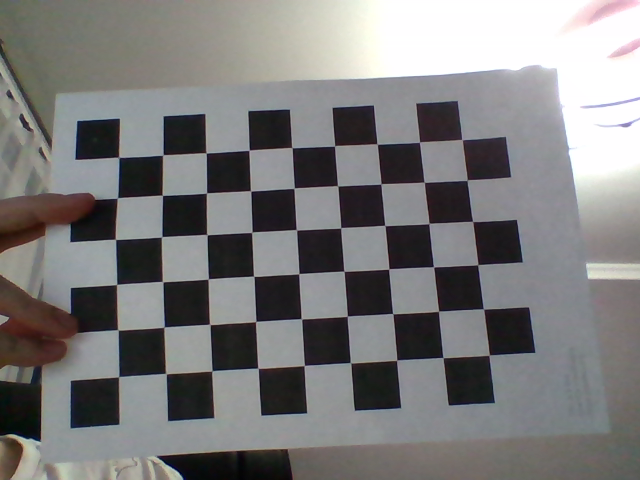
#> input picture hw_4/images/img2.png, 640 x 480 px; its folder holds only this picture in this run
$ jupyter execute --allow-errors camera_calibration.ipynb   (shell and % lines are left out)
#> lines starting #> are read from the running program, lines starting #| are printed output that depends on the picture; after the words box and inside, x2 and y2 are one past the last pixel; in counts of white or black regions, pixels touching at a corner belong together; long printed decimals are rounded
## Введение в компьютерное зрение (CV): калибровка камеры

Эта домашка была построена на базе туториала OpenCV: https://docs.opencv.org/4.x/dc/dbb/tutorial_py_calibration.html

Что почитать:
* Конушин А. Геометрические свойства нескольких изображений: https://masters.donntu.ru/2020/etf/azin/library/article4.htm
* Примеры дисторсии и дугих искажений: https://help.autodesk.com/view/ARNOL/ENU/?guid=arnold_user_guide_ac_cameras_ac_perspective_camera_html

Любая камера, которая используется для работы не идеальна. Матрица смещена относительно центра линзы, линза кривая, FOV настолько большой, что у людей на катринках носы больше головы. Чтобы компенсировать искажения, людьми были придуманы некоторые алгоритмы. Но сначала теория:

### 1. Немного теории
Презентации:
* (стр. 1-10) http://www.myshared.ru/slide/1351161/
* https://3d.bk.tudelft.nl/courses/geo1016/slides/Lecture_03_Calibration.pdf

Радиальная дисторсия be like:

Для лучшего понимания математического описания дисторсии стоит прочиать [basics из туториала OpenCV](https://docs.opencv.org/4.x/dc/dbb/tutorial_py_calibration.html).

Примеры калибровочных шаблонов:

### 2. Практика

1) Теоретическая задачка на разогрев. Определите параметры (диапазон значений) матрицы внутренней калибровки для камеры Panasonic DMC-FZ20 (**1 point**):

https://www.dpreview.com/products/panasonic/compacts/panasonic_dmcfz20/specifications

$$\mathbf{K} =  \left[\begin{array}{cc} f_{x} & s & c_{x} \\  & f_{y} & c_{y} \\  &   & 1 \end{array}\right]$$

Sensor size: $1/2.5$" $(5.744 $ x $ 4.308 mm)$
$$ c_{x},\space c_{y} =  2.872,\space  2.154 \space mm$$

Normal focus range: $ f = 30$ cm
$$ f_{x} = \frac{f}{p_{x}} {;}\space\space f_{y} = \frac{f}{p_{y}}$$

$$ p_{x} = 1.65 * 10^{-9} \space\space\space p_{y} = 1.236 * 10^{-9} $$

$$s = 0$$

$$\mathbf{K} =  \left[\begin{array}{cc} \frac{30}{1.65e-9} & 0 & 2.872
                                \\  & \frac{30}{1.236e-9} & 2.154
                                \\  &   & 1 \end{array}\right]$$

[cell 1]
# %pip install matplotlib==3.8.2 numpy==1.26.3 opencv-python==4.7.0.68

Ниже ячейка, где вы можете сфотографировать свои шаблоны (`patterns/pattern.png`). Фото делается по пробелу, выход из программы - escape. Фотографии сохраняются в папку `images/`

[cell 2]
# import take_photos

# take_photos.main(0) # Input: number of camera

Найдем углы квадратов шаблона:

[cell 3]
import matplotlib.pyplot as plt
import cv2 as cv
import numpy as np
import glob
import os

# termination criteria
criteria = (cv.TERM_CRITERIA_EPS + cv.TERM_CRITERIA_MAX_ITER, 30, 0.001)

# prepare object points, like (0,0,0), (1,0,0), (2,0,0) ....,(6,5,0)
objp = np.zeros((9*6, 3), np.float32)
objp[:,:2] = np.mgrid[0:9, 0:6].T.reshape(-1,2)

# Arrays to store object points and image points from all the images.
objpoints = [] # 3d point in real world space
imgpoints = [] # 2d points in image plane.
images = glob.glob('images/*.png')

plt.figure(figsize=(15, 60))

for i, fname in enumerate(images):
    img = cv.imread(fname)
#> img is the input picture: shape (480, 640, 3); mean B, G, R 123.1, 123.1, 123.9
    gray = cv.cvtColor(img, cv.COLOR_BGR2GRAY)
    # Find the chess board corners
    ret, corners = cv.findChessboardCorners(gray, (9, 6), None)
#> ret = True; corners = 54 rows, first 8: [118.5, 157.3], [163.1, 154.8], [206.1, 153.2], [249.3, 150.3], [292.1, 147.8], [334.8, 145.9], [377.4, 144.1], [419.4, 142.2]

    # If found, add object points, image points (after refining them)
    if ret == True:
        objpoints.append(objp)
        corners2 = cv.cornerSubPix(gray, corners, (11,11), (-1,-1), criteria)
#> corners2 = 54 rows, first 8: [118.7, 157.3], [162.8, 154.9], [206.1, 152.8], [249, 150.2], [291.8, 147.6], [334.6, 145.8], [377.2, 144], [419.4, 142.1]
        imgpoints.append(corners2)
        # Draw and display the corners
        cv.drawChessboardCorners(img, (9, 6), corners2, ret)
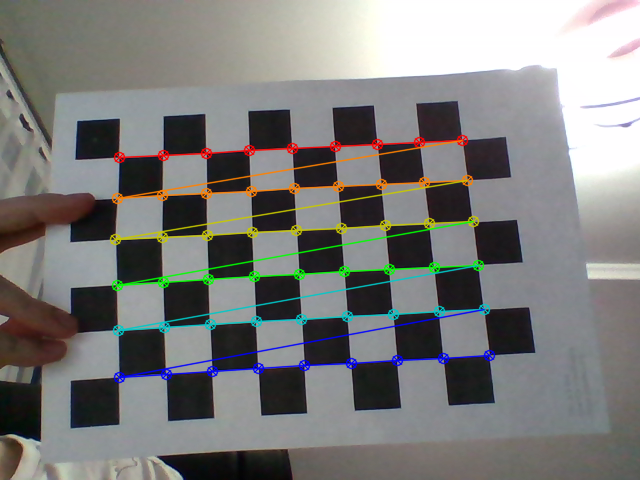
#> img: shape (480, 640, 3); 5.19% of pixels changed, all inside (x1, y1, x2, y2) = (109, 134, 496, 384)

    img = cv.cvtColor(img, cv.COLOR_BGR2RGB)
    plt.subplot(int(np.ceil(len(images) * 3)), 2, i + 1)
    plt.imshow(img)

plt.show()

Получаем матрицу камеры, коэффициенты дисторсии, векторы поворотов и положений камеры:

[cell 4]
ret, mtx, dist, rvecs, tvecs = cv.calibrateCamera(objpoints, imgpoints, gray.shape[::-1], None, None)
#> ret = 0.648; mtx = [[968.6, 0, 327.8], [0, 979.4, 237], [0, 0, 1]]; dist = [[-0.53, 18.94, 0.0248, 0.00852, -199.7]]; rvecs = ([-0.303, -0.058, -0.0604],); tvecs = ([-4.83, -1.86, 22.01],)
print(mtx, dist, rvecs, tvecs, sep='\n\n')
#| [[968.643   0.         327.775]
#|  [  0.         979.376 237.033]
#|  [  0.           0.           1.        ]]
#| [[-5.29817806e-01  1.89434568e+01  2.48270644e-02  8.52023398e-03
#|   -1.99718492e+02]]
#| (array([[-0.3029],
#|        [-0.05802 ],
#|        [-0.06041]]),)
#| (array([[-4.828],
#|        [-1.855],
#|        [22.008]]),)

2) Прокомментируйте полученные значения матрицы внутренней калибровки. Какие физические параметры камеры можно сказать, а какие нельзя? (**1 point**)

1) Матрица камеры: $f_{x} = 807.45$, $s = 0$, $c_{x} = 332.6$, $f_{y} = 803.56$, $c_{y} = 243.85$

Нельзя определить $f = f_{x}*p_{x}$ или $f = f_{y}*p_{y}$, где размеры пикселей $p_{x/y}$ неизвестны

2) Вектор, хранящий значения коэффициентов дисторсии для слагаемых разных порядков.

Их величины зависят от:
* расстояния до предмета
* длин волн света (вики)

3) Векторы поворота и положений.

Например, из векторов положений для 1 и 2 фото

$array([[-5.23562946], [-3.02174446], [16.5150722]]),$
$array([[-4.93652998], [-2.03751803], [18.13520544]])$

видно смещение по оси Z, которое легко проверить: на 2-м фото изображение смещено вниз, что эквивалентно движению камеры вверх

А что там с дисторсией?

Уточним матрицу камеры:

[cell 5]
img = cv.imread('images/img1.png')
#> (the rest of this cell did not finish here and is left out)

Избавимся от дисторсии и нарисуем, что получилось:

#> (a cell that did not finish here is left out)

Еще примеры:

Посчитаем ошибку репроекции:

[cell 7]
mean_error = 0

for i in range(len(objpoints)):
    imgpoints2, _ = cv.projectPoints(objpoints[i], rvecs[i], tvecs[i], mtx, dist)
    error = cv.norm(imgpoints[i], imgpoints2, cv.NORM_L2) / len(imgpoints2)
    mean_error += error
#> this loop made 1 pass
#> (error, mean_error) on pass 1: (0.0882, 0.0882)
#> after the loop, mean_error = 0.0882

total_error = mean_error / len(objpoints)
#> total_error = 0.0882
print( "total error: {}".format(total_error))
#| total error: 0.08818

Честно, значение total_error < 0.2 получилось изначально - видимо, камера уже хорошо откалибрована.

У меня где-то завалялась внешняя веб-камера, у которой точно наблюдались признаки дисторсии, но не могу проверить это сейчас.

3) За ошибку репроекции < 0.2 дается **1 point**

[cell 8]
assert total_error < 0.2

[cell 9]
img_index = 0

img = cv.imread(images[img_index])

imgpoints2, _ = cv.projectPoints(objpoints[img_index], rvecs[img_index], tvecs[img_index], mtx, dist)
#> imgpoints2 = 54 rows, first 8: [118.5, 156.9], [161.8, 154.3], [205.3, 152], [248.5, 149.8], [291.6, 147.6], [334.5, 145.5], [377.2, 143.7], [419.8, 141.9]
cur_imgpoints = np.array(imgpoints[img_index])
#> cur_imgpoints has the same summary as corners2

for i in range(imgpoints2.shape[0]):
    img = cv.circle(img, cur_imgpoints[i, 0].astype('int'), 1, (0, 0, 255), 1)
    img = cv.circle(img, imgpoints2[i, 0].astype('int'), 1, (255, 0, 0), 1)
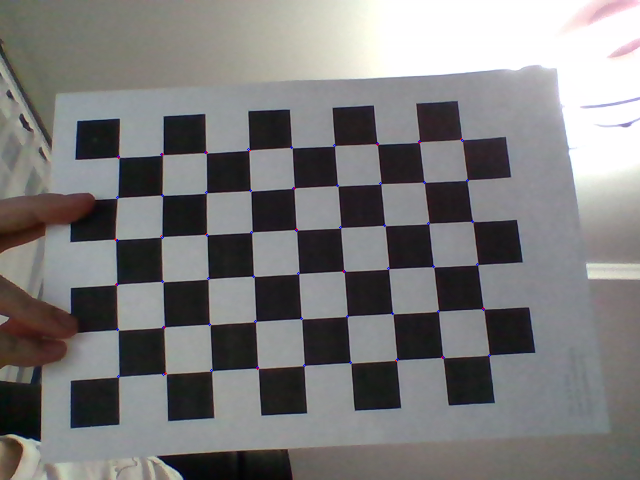
#> img: shape (480, 640, 3); mean B, G, R 123.2, 123, 123.9

img = cv.cvtColor(img, cv.COLOR_BGR2RGB)
plt.figure(figsize=(20, 40))
plt.imshow(img)
plt.show()

4) Определите размер ячейки шахматной доски, листа А4 или любого другого объекта, если знаете расстояние до него. Сделайте замер расстояния при фотографировании (**2 points**)

[cell 10]
# TODO
# img1 --- 28 centimeters
points = []

for point in imgpoints2:
    p = np.array([[point[0][0]], [point[0][1]], [1]])
    # print(P, sep = '\n')
    points.append(mtx @ p)
#> this loop made 54 passes
#> p on passes 1 to 12: [118.5, 156.9, 1], [161.8, 154.3, 1], [205.3, 152, 1], [248.5, 149.8, 1], [291.6, 147.6, 1], [334.5, 145.5, 1], [377.2, 143.7, 1], [419.8, 141.9, 1], [462.2, 140.2, 1], [117.9, 197.9, 1], [162.2, 195.3, 1], [206.3, 192.9, 1]
#> after the loop, points = 54 items, first 6: [115109.8, 153898.4, 1], [157047.9, 151373.1, 1], [199202.9, 149137.3, 1], [241051.9, 146927.3, 1], [282737.6, 144773.5, 1], [324325, 142771, 1]

# print(*points, sep = '\n')

measured_distance = 28  # cm
focal_length = 40       # cm
width_in_rf_image = (points[2][0] - points[1][0]) / 10**4   # cm
#> width_in_rf_image = [4.22]

real_width = (width_in_rf_image* measured_distance)/ focal_length   # cm
#> real_width = [2.95]

print(*real_width, 'cm\nReal width - 2.5 cm')
#| 2.951 cm
#| Real width - 2.5 cm

$ run again, on hw_4/images/img3.png
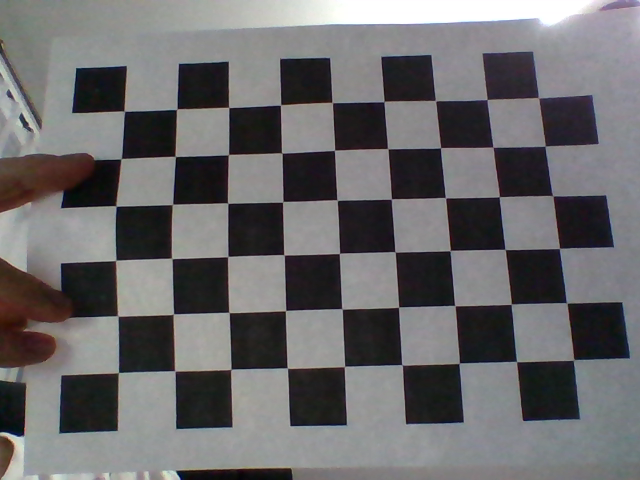
#> input picture hw_4/images/img3.png, 640 x 480 px
#> img is the input picture: shape (480, 640, 3); mean B, G, R 106.9, 105.5, 106.6
#> `ret, corners = cv.findChessboardCorners(gray, (9, 6), None)`: ret = True; corners = 54 rows, first 8: [124.7, 110.6], [176.8, 109.4], [228.9, 107.7], [280.2, 105.2], [332.2, 102.5], [383.9, 101.6], [435.4, 100.8], [486.8, 99.56]
#> corners2 = 54 rows, first 8: [124.2, 111.2], [176.8, 109.1], [228.6, 107.4], [280.6, 104.9], [332.2, 102.5], [384, 101.5], [435.5, 100.6], [487, 99.52]
#> `cv.drawChessboardCorners(img, (9, 6), corners2, ret)`:
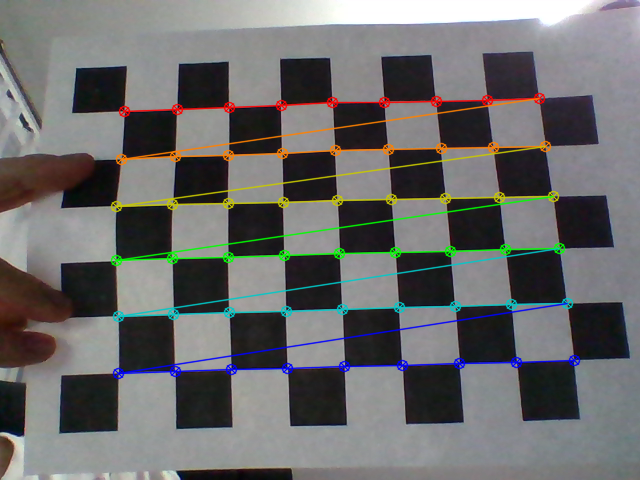
#> img: shape (480, 640, 3); 6.06% of pixels changed, all inside (x1, y1, x2, y2) = (110, 92, 581, 380)
#> `ret, mtx, dist, rvecs, tvecs = cv.calibrateCamera(objpoints, imgpoints..`: ret = 1.67; mtx = [[8012.2, 0, 273.6], [0, 5299.8, 240.2], [0, 0, 1]]; dist = [[-29.13, 8302.2, 0.781, -0.235, 52.67]]; rvecs = ([-0.03, 0.818, -0.0318],); tvecs = ([-1.96, -2.62, 100.2],)
#| [[8.01215755e+03 0.00000000e+00 2.73568404e+02]
#|  [0.00000000e+00 5.29984057e+03 2.40150671e+02]
#|  [0.00000000e+00 0.00000000e+00 1.00000000e+00]]
#| [[-2.91250317e+01  8.30218657e+03  7.81439773e-01 -2.34615000e-01
#|    5.26675743e+01]]
#| (array([[-0.03],
#> (further printed lines are left out)
#> the loop `for i in range(len(objpoints)):` made 1 pass
#> (error, mean_error) on pass 1: (0.228, 0.228)
#> after the loop `for i in range(len(objpoints)):`: mean_error = 0.228
#| total error: 0.2277
#> imgpoints2 = 54 rows, first 8: [122.9, 113.4], [174.4, 109.9], [226.3, 106.9], [278.5, 104.4], [330.8, 102.6], [382.9, 101.4], [434.7, 100.6], [486.7, 100.1]
#> cur_imgpoints has the same summary as corners2
#> after the loop `for i in range(imgpoints2.shape[0]):`:
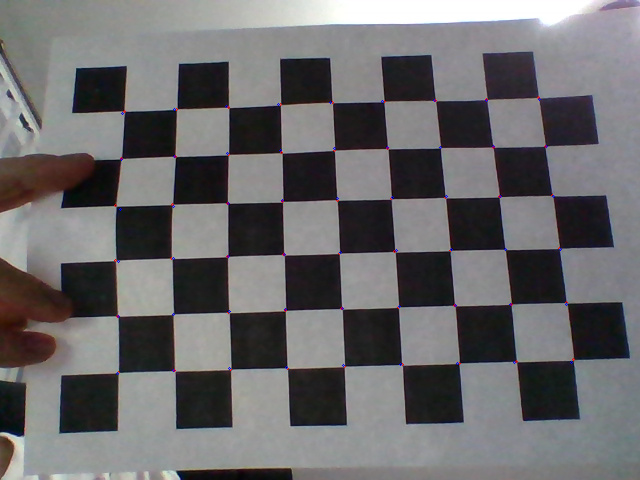
#> img: shape (480, 640, 3); mean B, G, R 107, 105.3, 106.6
#> the loop `for point in imgpoints2:` made 54 passes
#> p on passes 1 to 8: [122.9, 113.4, 1], [174.4, 109.9, 1], [226.3, 106.9, 1], [278.5, 104.4, 1], [330.8, 102.6, 1], [382.9, 101.4, 1], [434.7, 100.6, 1], [486.7, 100.1, 1]
#> after the loop `for point in imgpoints2:`: points = 54 items, first 6: [984646.4, 601282.9, 1], [1397252.2, 582641.3, 1], [1813465.7, 566574, 1], [2231964.1, 553613.3, 1], [2650695.4, 543988.5, 1], [3067887.3, 537533.6, 1]
#> width_in_rf_image = [41.62]
#> real_width = [29.13]
#| 29.135 cm
#| Real width - 2.5 cm

$ run again, on hw_4/images/img4.png
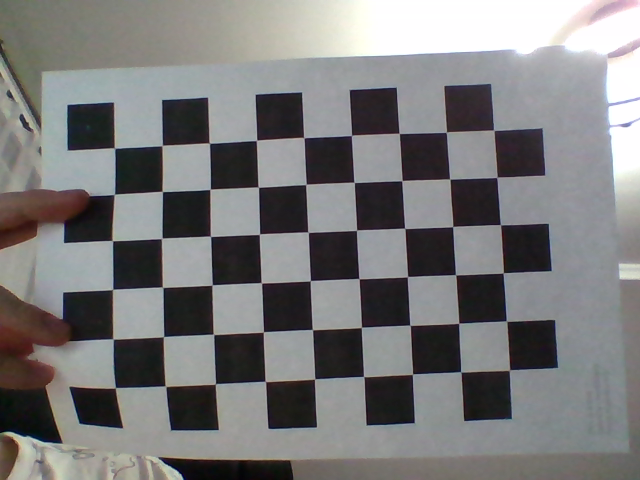
#> input picture hw_4/images/img4.png, 640 x 480 px
#> img is the input picture: shape (480, 640, 3); mean B, G, R 122.3, 122, 122.4
#> `ret, corners = cv.findChessboardCorners(gray, (9, 6), None)`: ret = True; corners = 54 rows, first 8: [114.3, 148.1], [162.2, 145.5], [209.4, 143.2], [256.5, 140.4], [303.7, 137.7], [351.4, 135.6], [399.2, 133.4], [446.4, 132.3]
#> corners2 = 54 rows, first 8: [114.5, 148], [162.2, 145.5], [209.3, 143.1], [256.5, 140.4], [303.8, 137.5], [351.4, 135.3], [399.2, 133.4], [446.5, 132.1]
#> `cv.drawChessboardCorners(img, (9, 6), corners2, ret)`:
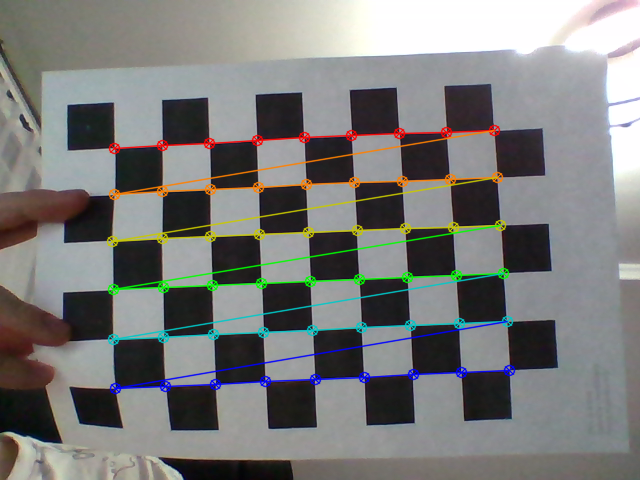
#> img: shape (480, 640, 3); 5.53% of pixels changed, all inside (x1, y1, x2, y2) = (106, 124, 516, 395)
#> `ret, mtx, dist, rvecs, tvecs = cv.calibrateCamera(objpoints, imgpoints..`: ret = 0.528; mtx = [[1079.6, 0, 444], [0, 1122.4, 490.3], [0, 0, 1]]; dist = [[0.225, -1.19, 0.00346, 0.00224, 0.0551]]; rvecs = ([-0.145, -0.0505, -0.0562],); tvecs = ([-6.93, -6.91, 22.6],)
#| [[1.07963533e+03 0.00000000e+00 4.44007781e+02]
#|  [0.00000000e+00 1.12235816e+03 4.90282676e+02]
#|  [0.00000000e+00 0.00000000e+00 1.00000000e+00]]
#| [[ 0.2247 -1.189  0.003459   0.002242  0.05514]]
#| (array([[-0.1453],
#|        [-0.05048 ],
#> (further printed lines are left out)
#> the loop `for i in range(len(objpoints)):` made 1 pass
#> (error, mean_error) on pass 1: (0.0718, 0.0718)
#> after the loop `for i in range(len(objpoints)):`: mean_error = 0.0718
#| total error: 0.07184
#> imgpoints2 = 54 rows, first 8: [114.6, 148.7], [161.4, 145.2], [208.8, 142.4], [256.5, 140], [304.3, 137.8], [352, 135.9], [399.5, 134], [446.8, 132.2]
#> cur_imgpoints has the same summary as corners2
#> after the loop `for i in range(imgpoints2.shape[0]):`:
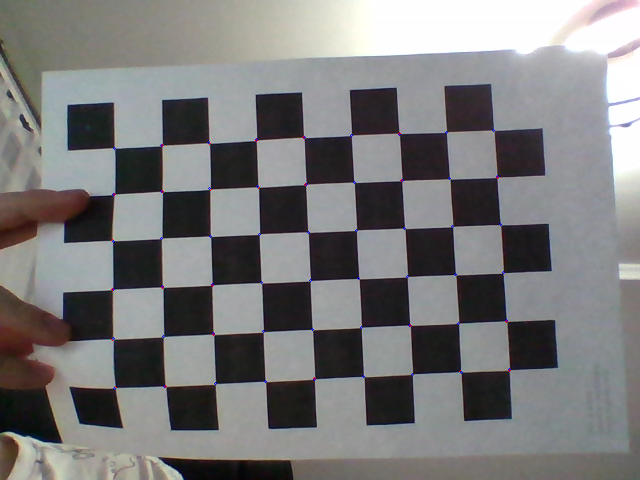
#> img: shape (480, 640, 3); mean B, G, R 122.4, 121.9, 122.4
#> the loop `for point in imgpoints2:` made 54 passes
#> p on passes 1 to 8: [114.6, 148.7, 1], [161.4, 145.2, 1], [208.8, 142.4, 1], [256.5, 140, 1], [304.3, 137.8, 1], [352, 135.9, 1], [399.5, 134, 1], [446.8, 132.2, 1]
#> after the loop `for point in imgpoints2:`: points = 54 items, first 6: [124160, 167412.5, 1], [174655.6, 163485, 1], [225869.3, 160276.8, 1], [277398.5, 157570.3, 1], [328981.8, 155190.6, 1], [380465.6, 153005.7, 1]
#> width_in_rf_image = [5.12]
#> real_width = [3.58]
#| 3.585 cm
#| Real width - 2.5 cm

$ run again, on hw_4/images/img1.png
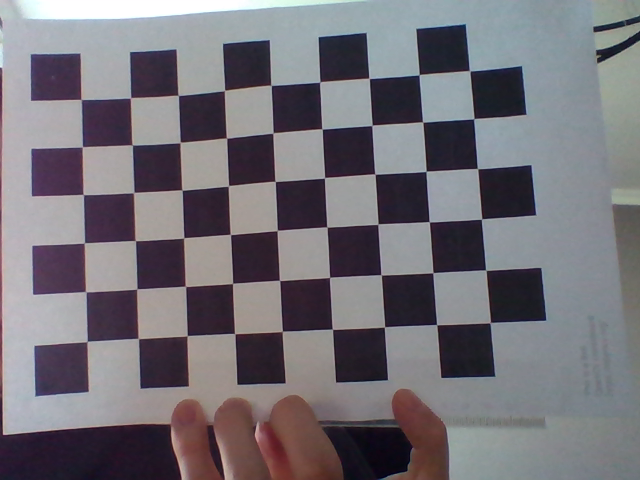
#> input picture hw_4/images/img1.png, 640 x 480 px
#> img is the input picture: shape (480, 640, 3); mean B, G, R 119.1, 112.7, 116
#> `ret, corners = cv.findChessboardCorners(gray, (9, 6), None)`: ret = True; corners = 54 rows, first 8: [81.09, 99.46], [130.5, 97.94], [178.4, 95.5], [224.7, 90.26], [271.2, 85.43], [319.7, 82.08], [369.1, 78.42], [419.1, 74.7]
#> corners2 = 54 rows, first 8: [81.13, 99.45], [130.5, 97.72], [178.3, 95.35], [224.5, 90.49], [271, 85.24], [319.6, 81.92], [369.1, 78.35], [419.1, 74.67]
#> `ret, mtx, dist, rvecs, tvecs = cv.calibrateCamera(objpoints, imgpoints..`: ret = 0.83; mtx = [[475.2, 0, 367], [0, 469.6, 228.2], [0, 0, 1]]; dist = [[-0.336, 1.32, 0.00408, 0.0161, -1.25]]; rvecs = ([-0.0511, 0.0421, -0.0605],); tvecs = ([-5.95, -2.69, 9.57],)
#| [[475.162   0.         366.965]
#|  [  0.         469.620 228.196]
#|  [  0.           0.           1.        ]]
#| [[-0.3361  1.321  0.004077  0.01608 -1.255]]
#| (array([[-0.05107],
#|        [ 0.04211],
#> (further printed lines are left out)
#> newcameramtx = [[437.2, 0, 392.2], [0, 453.2, 228.4], [0, 0, 1]]; roi = (55, 12, 577, 451)
#| [[437.164   0.         392.162 ]
#|  [  0.         453.188 228.439]
#|  [  0.           0.           1.        ]]
#| (55, 12, 577, 451)
#> `x, y, w, h = roi`: x = 55; y = 12; w = 577; h = 451
#> `cropped = dst[y:y+h, x:x+w]`:
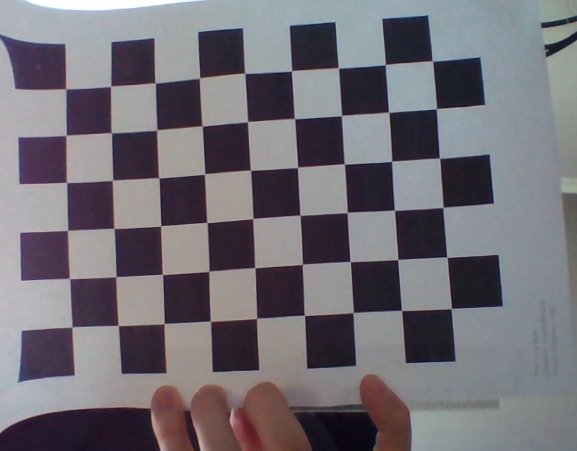
#> cropped: shape (451, 577, 3); mean B, G, R 117.2, 110.4, 113.8
#> the loop `for i in range(len(objpoints)):` made 1 pass
#> (error, mean_error) on pass 1: (0.113, 0.113)
#> after the loop `for i in range(len(objpoints)):`: mean_error = 0.113
#| total error: 0.1129
#> imgpoints2 = 54 rows, first 8: [80.57, 99.55], [129.5, 97.05], [177.8, 94.41], [225.1, 90.97], [272.2, 86.83], [320.2, 82.43], [369.3, 78.18], [419.3, 74.21]
#> cur_imgpoints has the same summary as corners2
#> after the loop `for i in range(imgpoints2.shape[0]):`:
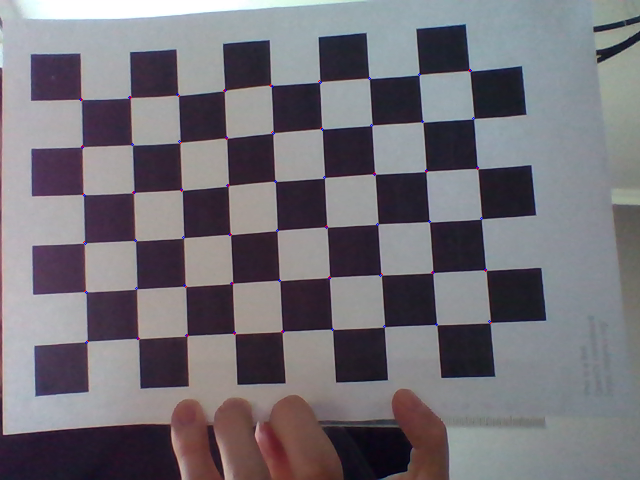
#> img: shape (480, 640, 3); mean B, G, R 119.2, 112.6, 115.9
#> the loop `for point in imgpoints2:` made 54 passes
#> p on passes 1 to 8: [80.57, 99.55, 1], [129.5, 97.05, 1], [177.8, 94.41, 1], [225.1, 90.97, 1], [272.2, 86.83, 1], [320.2, 82.43, 1], [369.3, 78.18, 1], [419.3, 74.21, 1]
#> after the loop `for point in imgpoints2:`: points = 54 items, first 6: [38651.5, 46979.2, 1], [61913.4, 45807, 1], [84867.8, 44567, 1], [107307.2, 42951, 1], [129713.7, 41005.4, 1], [152520.5, 38937.5, 1]
#> width_in_rf_image = [2.3]
#> real_width = [1.61]
#| 1.607 cm
#| Real width - 2.5 cm
